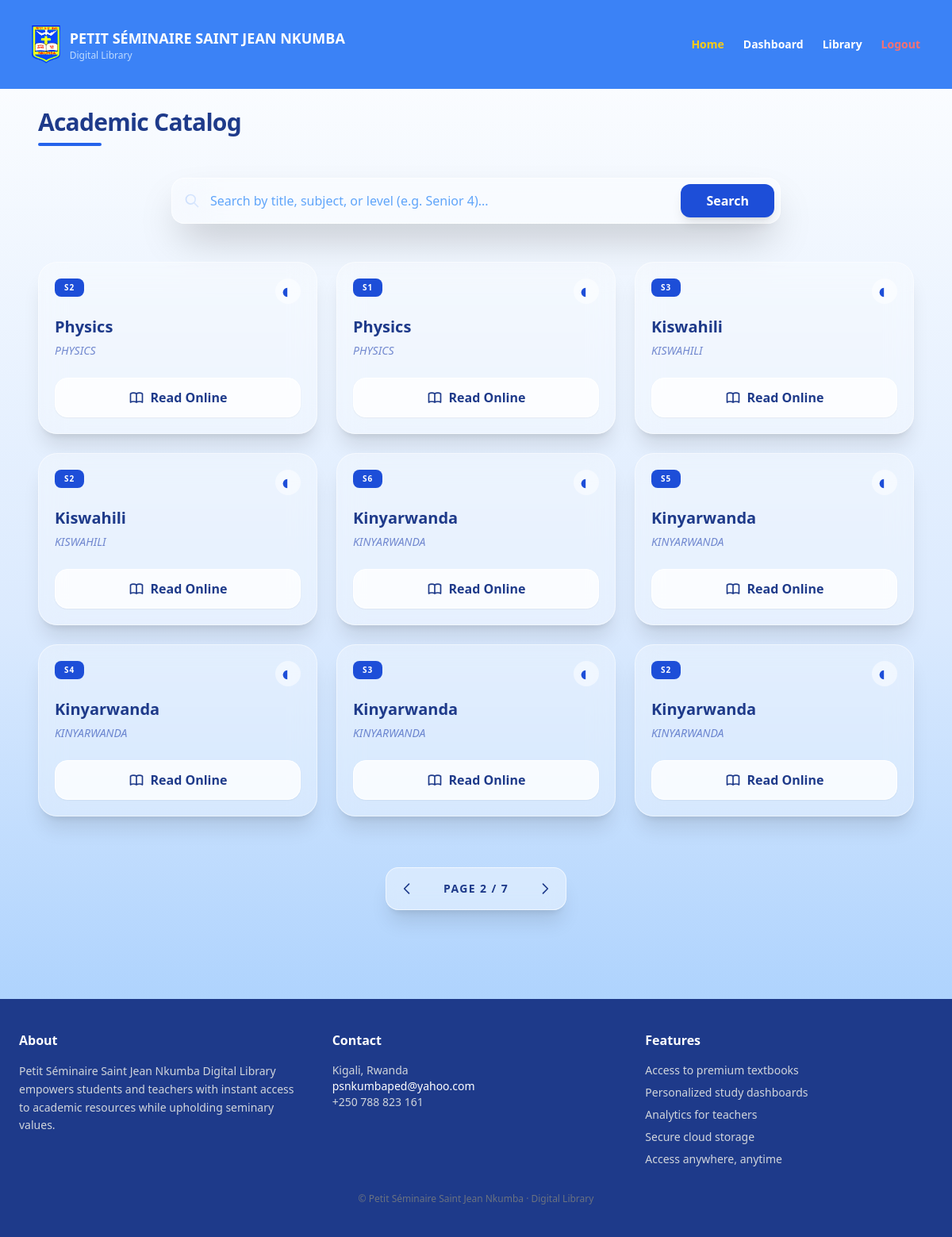
The app's page /library/?q=&page=2 (signed in) with its own data.
### library/models.py (models this page shows, shortened)
class Book(models.Model):
    LEVEL_CHOICES = [
        ("S1", "S1"),
        ("S2", "S2"),
        ("S3", "S3"),
        ("S4", "S4"),
        ("S5", "S5"),
        ("S6", "S6"),
    ]
    title = models.CharField(max_length=255)
    subject = models.CharField(max_length=100)
    level = models.CharField(max_length=2, choices=LEVEL_CHOICES)
    pdf_url = models.URLField(blank=True, null=True)
    cover_image = models.URLField(blank=True, null=True)
    created_at = models.DateTimeField(default=timezone.now)

### library/views.py (the view)
# urls.py: path('', include('library.urls')),
def library(request):
    if not request.user.is_authenticated:
        return redirect("login")
    query = request.GET.get("q", "")
    books = Book.objects.all()
    if query:
        books = books.filter(
            Q(title__icontains=query) |
            Q(subject__icontains=query) |
            Q(level__icontains=query)
        )
    paginator = Paginator(books.order_by("-id"), 9)
    page_obj = paginator.get_page(request.GET.get("page"))
    return render(request, "library/library.html", {
        "page_obj": page_obj,
        "query": query
    })

### library/templates/library/library.html (shortened to what this page needs)
{% extends "library/base.html" %}
{% load static %}
{% block content %}
<div class="max-w-7xl mx-auto px-4 sm:px-6">
    <div class="mb-10 animate-fade-in">
        <h2 class="text-3xl font-black text-blue-900 tracking-tight">Academic Catalog</h2>
        <div class="h-1 w-20 bg-blue-600 rounded-full mt-2"></div>
    </div>
    <section class="mb-12">
        <form method="get" class="relative max-w-3xl mx-auto group">
            <div class="absolute inset-y-0 left-0 pl-4 flex items-center pointer-events-none">
                <svg class="h-5 w-5 text-blue-500 group-focus-within:text-blue-700 transition-colors" fill="none" stroke="currentColor" viewBox="0 0 24 24">
                    <path stroke-linecap="round" stroke-linejoin="round" stroke-width="2" d="M21 21l-6-6m2-5a7 7 0 11-14 0 7 7 0 0114 0z"></path>
                </svg>
            </div>
            <input
                type="text"
                name="q"
                placeholder="Search by title, subject, or level (e.g. Senior 4)..."
                value="{{ query }}"
                class="w-full pl-12 pr-32 py-4 bg-white/40 backdrop-blur-xl border border-white/60 rounded-2xl shadow-2xl
                       focus:ring-4 focus:ring-blue-500/20 focus:bg-white/80 transition-all text-blue-900 placeholder-blue-400 outline-none"
            >
            <button
                type="submit"
                class="absolute right-2 top-2 bottom-2 px-8 bg-blue-700 text-white rounded-xl font-bold hover:bg-blue-800 active:scale-95 transition-all shadow-lg">
                Search
            </button>
        </form>
    </section>
    <div class="grid grid-cols-1 sm:grid-cols-2 lg:grid-cols-3 xl:grid-cols-4 gap-6">
        {% for book in page_obj %}
            <div class="group relative bg-white/30 backdrop-blur-lg border border-white/50 rounded-3xl p-5 flex flex-col shadow-xl hover:shadow-2xl hover:-translate-y-2 transition-all duration-300">
                <div class="flex justify-between items-start mb-4">
                    <span class="px-3 py-1 rounded-lg bg-blue-700 text-white text-[10px] font-bold uppercase tracking-widest">
                        {{ book.level }}
                    </span>
                    <div class="p-2 bg-white/50 rounded-full">
                        <svg class="w-4 h-4 text-blue-700" fill="currentColor" viewBox="0 0 20 20"><path d="M9 4.804A7.994 7.994 0 002 12a7.994 7.994 0 007 7.196V4.804z"></path></svg>
                    </div>
                </div>
                <div class="flex-grow">
                    <h3 class="font-extrabold text-xl text-blue-900 leading-tight mb-2 group-hover:text-blue-700 transition-colors">
                        {{ book.title }}
                    </h3>
                    <p class="text-sm font-medium text-blue-800/60 uppercase italic">{{ book.subject }}</p>
                </div>
                {% if book.pdf_url %}
                    <a href="{{ book.pdf_url }}" target="_blank"
                       class="mt-6 flex items-center justify-center gap-2 w-full py-3 bg-white/80 text-blue-900 rounded-2xl font-bold border border-white hover:bg-blue-700 hover:text-white hover:border-blue-700 transition-all shadow-sm">
                        Read Online
                    </a>
                {% endif %}
            </div>
        {% endfor %}
    </div>
    {% if page_obj.has_other_pages %}
    <div class="mt-16 flex justify-center pb-10">
        <nav class="inline-flex items-center p-1 bg-white/40 backdrop-blur-md rounded-2xl border border-white/60 shadow-xl">
            {% if page_obj.has_previous %}
                <a href="?q={{ query|urlencode }}&page={{ page_obj.previous_page_number }}"
                   class="p-3 rounded-xl hover:bg-blue-700 hover:text-white transition-all text-blue-900">
                   <svg class="w-5 h-5" fill="none" stroke="currentColor" viewBox="0 0 24 24"><path stroke-linecap="round" stroke-linejoin="round" stroke-width="2" d="M15 19l-7-7 7-7"></path></svg>
                </a>
            {% endif %}
            <div class="px-6 py-2 text-sm font-black text-blue-900 uppercase tracking-widest">
                Page {{ page_obj.number }} / {{ page_obj.paginator.num_pages }}
            </div>
            {% if page_obj.has_next %}
                <a href="?q={{ query|urlencode }}&page={{ page_obj.next_page_number }}"
                   class="p-3 rounded-xl hover:bg-blue-700 hover:text-white transition-all text-blue-900">
                   <svg class="w-5 h-5" fill="none" stroke="currentColor" viewBox="0 0 24 24"><path stroke-linecap="round" stroke-linejoin="round" stroke-width="2" d="M9 5l7 7-7 7"></path></svg>
                </a>
            {% endif %}
        </nav>
    </div>
    {% endif %}
</div>
{% endblock %}

### records on screen
Book: level "S2", title "Physics", subject "PHYSICS"
Book: level "S1", title "Physics", subject "PHYSICS"
Book: level "S3", title "Kiswahili", subject "KISWAHILI"
Book: level "S2", title "Kiswahili", subject "KISWAHILI"
Book: level "S6", title "Kinyarwanda", subject "KINYARWANDA"
Book: level "S5", title "Kinyarwanda", subject "KINYARWANDA"
Book: level "S4", title "Kinyarwanda", subject "KINYARWANDA"
Book: level "S3", title "Kinyarwanda", subject "KINYARWANDA"
Book: level "S2", title "Kinyarwanda", subject "KINYARWANDA"

### other values on screen
{{ page_obj.number }} "2"
{{ page_obj.paginator.num_pages }} "7"
